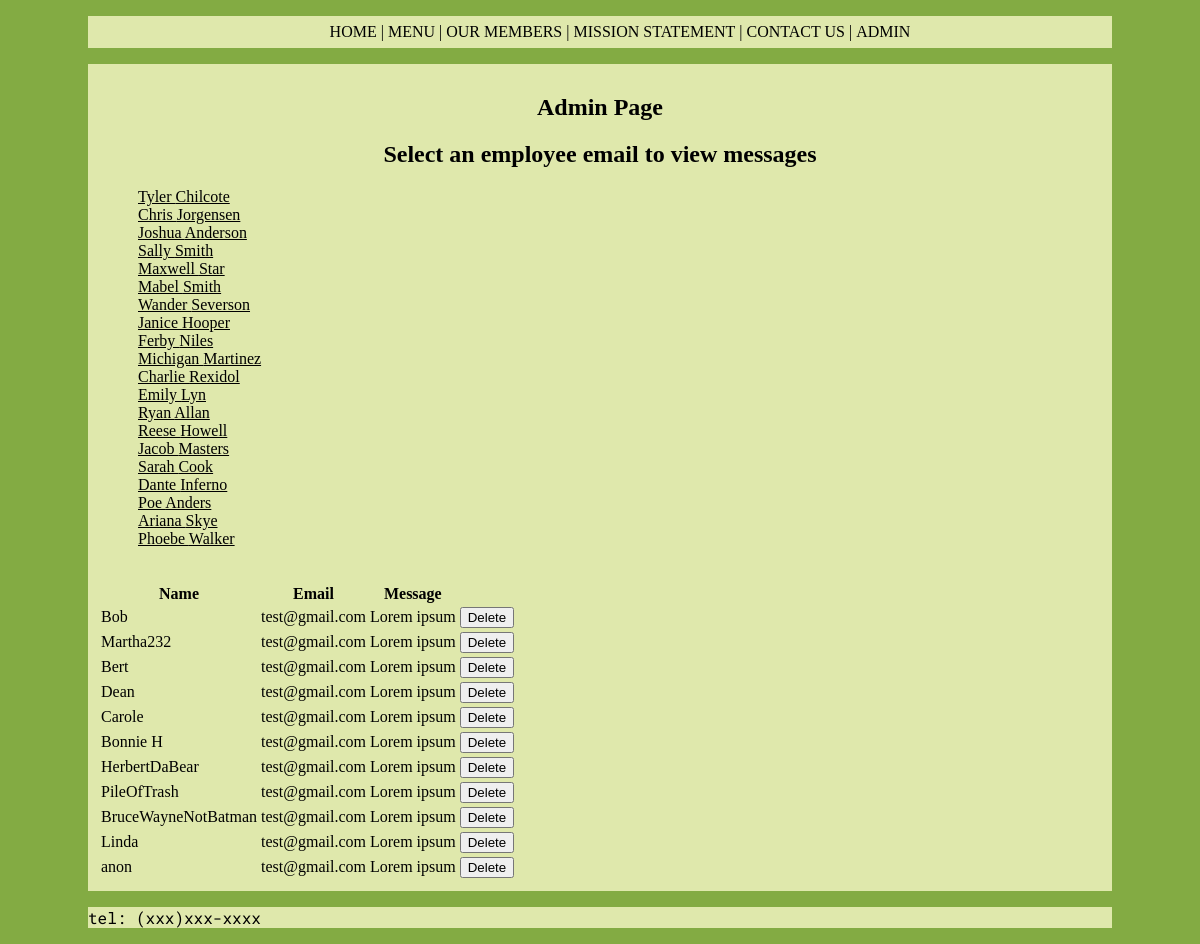
/admin.php?empNo=4, run on the app's committed database.
### tables this page shows
CREATE TABLE IF NOT EXISTS employees (
	empNo			INT				NOT NULL 	AUTO_INCREMENT,
	fName			VARCHAR(255)	NOT NULL,
	lName			VARCHAR(255)	NOT NULL,
	companyPosition	VARCHAR(255)	NOT NULL,
	PRIMARY KEY(empNo)  
);

CREATE TABLE IF NOT EXISTS contact (
	visitorID		INT				NOT NULL	AUTO_INCREMENT,
	visitorName 	VARCHAR(255)	NOT NULL,
	visitorEMail	VARCHAR(255)	NOT NULL,
	visitorPhone	VARCHAR(25)		NOT NULL,
	visitorDate		DATE			NOT NULL,
	contactReason	VARCHAR(10)		NOT NULL,
	woodchuckAnswer	VARCHAR(3)		NOT NULL,
	visitorComment	VARCHAR(500)	NOT NULL,
	empNo			INT				NOT NULL	REFERENCES employees(empNo),  
	PRIMARY KEY (visitorID)  
);

### model/employee.php (called while the page is built)
<?php
function getEmployee() {
    try {
        global $db;
        $query = 'SELECT * FROM employees
            ORDER BY empNo';
        $statement = $db->prepare($query);
        $statement->execute();
        $employees = $statement;
        return $employees;
    } catch(PDOException $e) {
        header("Location: error.html");
    }
}
?>

### model/visitor.php (called while the page is built)
<?php
function getVisitor  ($empNo) {
    try{
    global $db;
    $query2 = 'SELECT * FROM contact WHERE empNo = :empNo ORDER BY visitorEMail;';
    $statement2 = $db->prepare($query2);
    $statement2->bindValue(":empNo", $empNo);
    $statement2->execute();
    $visitors = $statement2;
    return $visitors;
    } catch(PDOException $e) {
        header("Location: error.html");
    }
}
?>

### admin.php (the view, shortened to what this page needs)
<?php
require('model/database.php');
require('model/employee.php');
require('model/visitor.php');
$action = filter_input(INPUT_POST, 'action');
if ($action == NULL) {
    $action = filter_input(INPUT_GET, 'action');
    if ($action == NULL) {
        $action = 'list_visitors';
    }
}
if ($action == 'list_visitors') {
    $empNo = filter_input(INPUT_GET, 'empNo',
            FILTER_VALIDATE_INT);
    try {
        $employees = getEmployee();
        $visitors = getVisitor($empNo);
    }
    catch(PDOException $e){
        echo 'Error: ' . $e->getMessage();
        header("Location: error.html");
    }
}
?>
<!DOCTYPE html>
<html>
    <head>
        <link rel="stylesheet" type="text/css" href="CSS/styles.css">
        <link rel="stylesheet" href="CSS/print.css" media="print">
        <link rel="stylesheet" type="text/css" href="CSS/form.css">
    </head>
    <body>
        <header>
            <nav class="center">
                <ul>
                    <li><a href="index.html">Home</a></li> <span>|</span>
                    <li><a href="menu.html">Menu</a></li> <span>|</span>
                    <li><a href="members.html">Our Members</a></li> <span>|</span>
                    <li><a href="mission.html">Mission Statement</a></li> <span>|</span>
                    <li><a href="contact.html">Contact Us</a></li> <span>|</span>
                    <li><a href="login.php">Admin</a></li>
                </ul>
            </nav>
        </header>
        <section>
            <h1>Admin Page</h1>
            <h2>Select an employee email to view messages</h2>
            <ul>
                <?php foreach($employees as $employee) : ?>
                <li>
                    <a href="?empNo=<?php echo $employee['empNo']; ?>">
                        <?php echo $employee['fName'] . " " . $employee['lName']; ?>
                    </a>
                </li>
                <?php endforeach; ?>
            </ul>
            <table>
                <tr>
                    <th>Name</th>
                    <th>Email</th>
                    <th class="right">Message</th>
                    <th>&nbsp;</th>
                </tr>
                <?php foreach ($visitors as $visitor) : ?>
                <tr>
                    <td><?php echo $visitor['visitorName']; ?></td>
                    <td><?php echo $visitor['visitorEMail']; ?></td>
                    <td><?php echo $visitor['visitorComment']; ?></td> </td>
                    <td><form action="admin.php" method="post">
                        <input type="submit" value="Delete">
                    </form></td>
                </tr>
            <?php endforeach; ?>
            </table>
        </section>
        <footer>
            <p>tel: (xxx)xxx-xxxx</p>
        </footer>
    </body>
</html>

### CSS/styles.css (style rules this page uses)
body { background-color: #83ab43; }
section { margin-right: 80px; margin-left: 80px; background-color:#dfe8ac; padding: 10px; }
header { margin-right: 80px; margin-left: 80px; background-color:#dfe8ac; }
footer { margin-right: 80px; margin-left: 80px; background-color:#dfe8ac; }
h1 { text-align: center; }
h2 { text-align: center; }
a { color: black; }
footer { font-family: 'Roboto Mono', monospace; }
.center { text-align: center; }
ul, ol { list-style: none; }
nav { min-height: 2em; }
nav ul { list-style: none; list-style-image: none; }
nav a { text-decoration: none; font-size: 1em; display: inline; }
nav li { display: inline; line-height: 2em; text-transform: uppercase; }
@media only screen and (min-width: 481px) { .center { text-align: center; } }
@media only screen and (min-width: 481px) { span { display: inline; } }
@media only screen and (min-width: 769px) { .center { text-align: center; } }
@media only screen and (min-width: 769px) { span { display: inline; } }

### CSS/print.css (style rules this page uses)
h1 { font-size: 28pt; line-height: 30pt; margin: 0.3in 0in 0.2in; }
h2 { font-size: 20pt; margin: 0.1in 0in 0.1in 0.3in; }
p { font-size: 12pt; margin: 0.1in 0in 0.1in 0.3in; }
a::after { content: " (" attr(href) ") "; font-weight: bold; word-wrap: break-word; }

### data on the page
employees: fName "Tyler", lName "Chilcote"
employees: fName "Chris", lName "Jorgensen"
employees: fName "Joshua", lName "Anderson"
employees: fName "Sally", lName "Smith"
employees: fName "Maxwell", lName "Star"
employees: fName "Mabel", lName "Smith"
employees: fName "Wander", lName "Severson"
employees: fName "Janice", lName "Hooper"
employees: fName "Ferby", lName "Niles"
employees: fName "Michigan", lName "Martinez"
employees: fName "Charlie", lName "Rexidol"
employees: fName "Emily", lName "Lyn"
employees: fName "Ryan", lName "Allan"
employees: fName "Reese", lName "Howell"
employees: fName "Jacob", lName "Masters"
employees: fName "Sarah", lName "Cook"
employees: fName "Dante", lName "Inferno"
employees: fName "Poe", lName "Anders"
employees: fName "Ariana", lName "Skye"
employees: fName "Phoebe", lName "Walker"
contact: visitorName "Bob", visitorEMail "test@gmail.com", visitorComment "Lorem ipsum"
contact: visitorName "Martha232", visitorEMail "test@gmail.com", visitorComment "Lorem ipsum"
contact: visitorName "Bert", visitorEMail "test@gmail.com", visitorComment "Lorem ipsum"
contact: visitorName "Dean", visitorEMail "test@gmail.com", visitorComment "Lorem ipsum"
contact: visitorName "Carole", visitorEMail "test@gmail.com", visitorComment "Lorem ipsum"
contact: visitorName "Bonnie H", visitorEMail "test@gmail.com", visitorComment "Lorem ipsum"
contact: visitorName "HerbertDaBear", visitorEMail "test@gmail.com", visitorComment "Lorem ipsum"
contact: visitorName "PileOfTrash", visitorEMail "test@gmail.com", visitorComment "Lorem ipsum"
contact: visitorName "BruceWayneNotBatman", visitorEMail "test@gmail.com", visitorComment "Lorem ipsum"
contact: visitorName "Linda", visitorEMail "test@gmail.com", visitorComment "Lorem ipsum"
contact: visitorName "anon", visitorEMail "test@gmail.com", visitorComment "Lorem ipsum"
